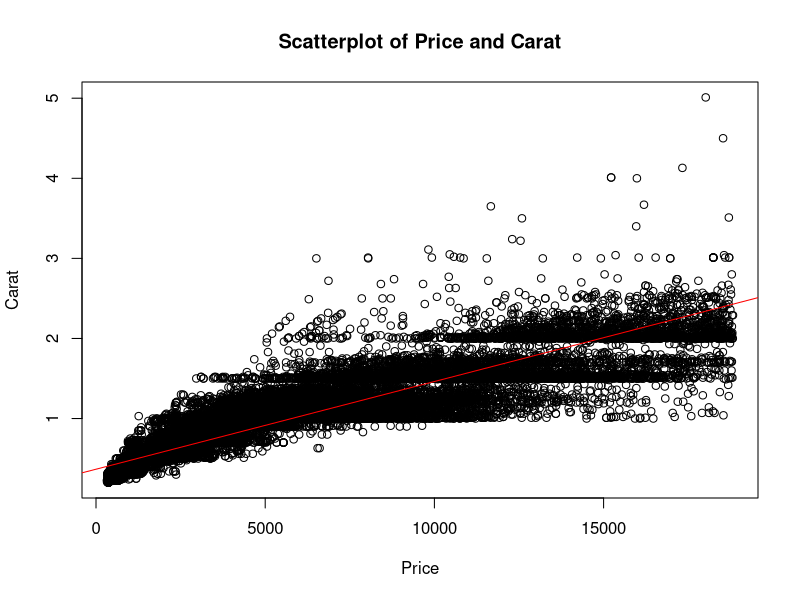
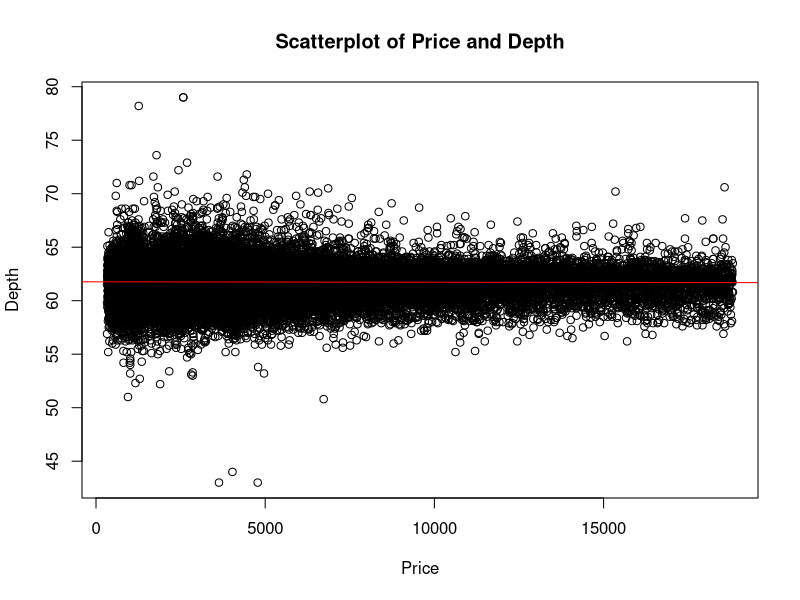
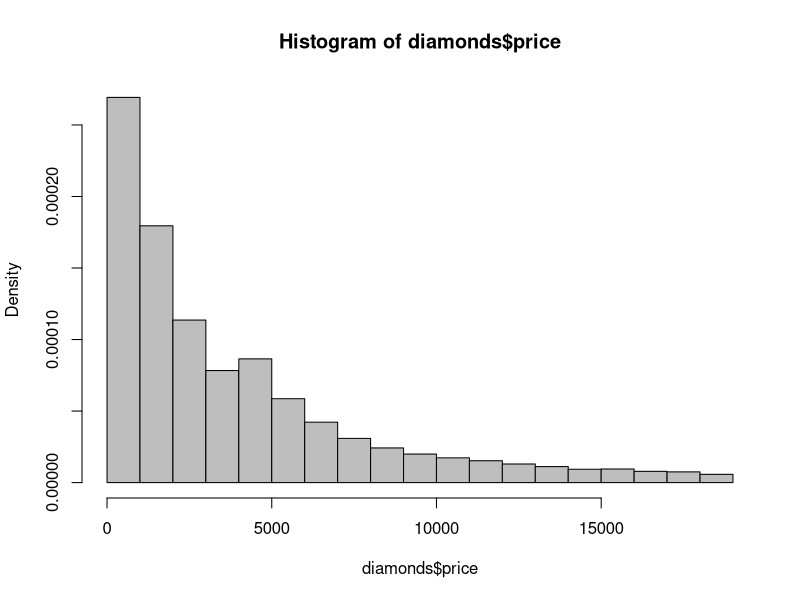
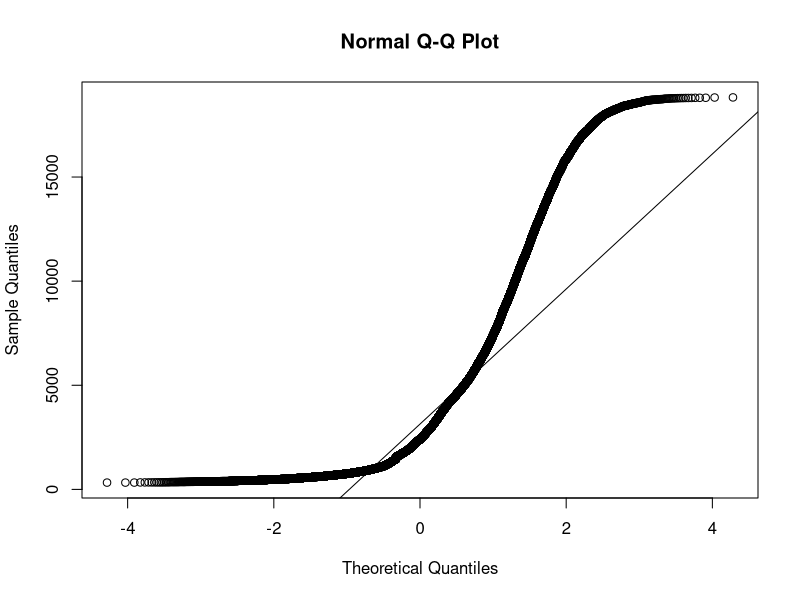

Recreate these plots in R, in order. (Note: this script raises an error after producing the figures.)
## ---- chunk 1
knitr::opts_chunk$set(echo = TRUE)
options(repos=structure(c(CRAN="http://cran.r-project.org")))
options(repos="https://cran.rstudio.com" )
install.packages("pscl", repos = "https://cran.rstudio.com")
install.packages("dplyr")
install.packages("ggplot2")
## ---- chunk 2
library(ggplot2)

diamonds 
## ---- chunk 3
library("Hmisc")
attach(diamonds)
plot(price, carat, main="Scatterplot of Price and Carat", 
  	xlab="Price", ylab="Carat") +
abline(lm(carat~price), col="red")
  
## ---- chunk 4
attach(diamonds)
plot(price, depth, main="Scatterplot of Price and Depth", 
  	xlab="Price", ylab="Depth") +
  abline(lm(depth~price), col="red")
## ---- chunk 5
hist(diamonds$price, col='grey', freq=FALSE)

## ---- chunk 6
qqnorm(diamonds$price)
qqline(diamonds$price)

## ---- chunk 7
cor.test(carat, price, method = "pearson")
## ---- chunk 8
cor.test(depth, price, method = "pearson")
## ---- chunk 9
xyplot(price ~ carat, data = diamonds,
  xlab = "Carat Size",
  ylab = "Price",
  main = "The Price of Diamonds by Carat Size") 
## ---- chunk 10
diamondreg = lm(price ~ carat, data = diamonds)
summary(diamondreg)
## ---- chunk 11
plot(price ~ carat, data= diamonds, main="I got diamonds on diamonds")
 abline(diamondreg, col="red")

## ---- chunk 12
diamondregdep = lm(price ~ depth, data = diamonds)
summary(diamondregdep)
## ---- chunk 13
multregdiamond = lm(price ~ depth + carat, data = diamonds)
summary(multregdiamond)

multregdie <- lm(price ~ depth + carat, data = diamonds)

multregdie
